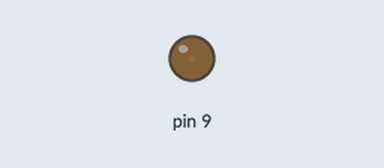
Recording of a sketch running on a simulated Arduino Uno, built with avr-gcc and run on an emulated ATmega328P. On the bench: output pins drawn as LEDs (lit = HIGH).

Above: at 0.05 s.
At 2.35 s:
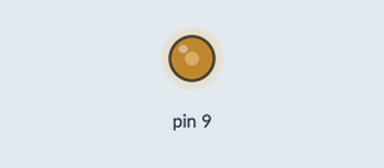
At 4.65 s:
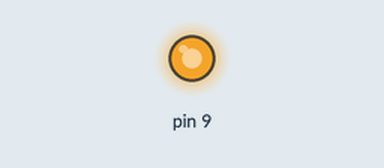
At 9.25 s:
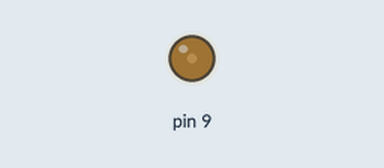
Timing chart, 0 to 13.3 s (numbered marks = the images above):
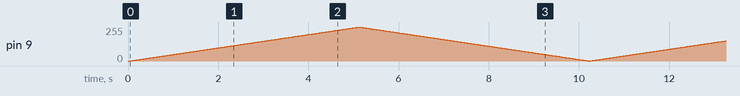

The sketch:

Mosfet.ino
```cpp
/*

Speed up the motor

This example shows how to control the speed of a DC motor an LED on pin 9 using the analogWrite() function. This example based on the Arduino Example Fade sketch but modified to use timing instead of the delay() function

*/

int turns = 0; // how fast the motor runs

int turnAmount = 1; // how many turns the motor makes

unsigned long currentTime;

unsigned long loopTime;


void setup() {

// declare pin 9 to be an output:

   pinMode(9, OUTPUT);

   currentTime = millis();

   loopTime = currentTime;

}


void loop() {

   currentTime = millis();

   if(currentTime >= (loopTime + 20)){

       // set the speed of pin 9:

       analogWrite(9, turns);


       // change the turnings for next time through the loop:

       turns = turns + turnAmount;


       // speed up or slow down the motor

       if (turns == 0 || turns == 255) {

           turnAmount = -turnAmount ;

       }


       loopTime = currentTime; // Updates loopTime

   }

   // Other processing can be done here

}
```
